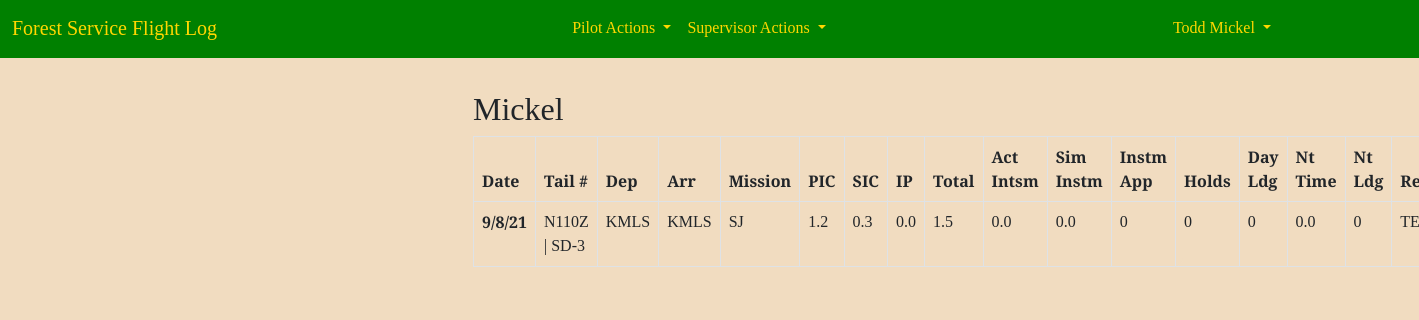
/pilot_log/7/ (signed in), run on an earlier commit of the app's database.
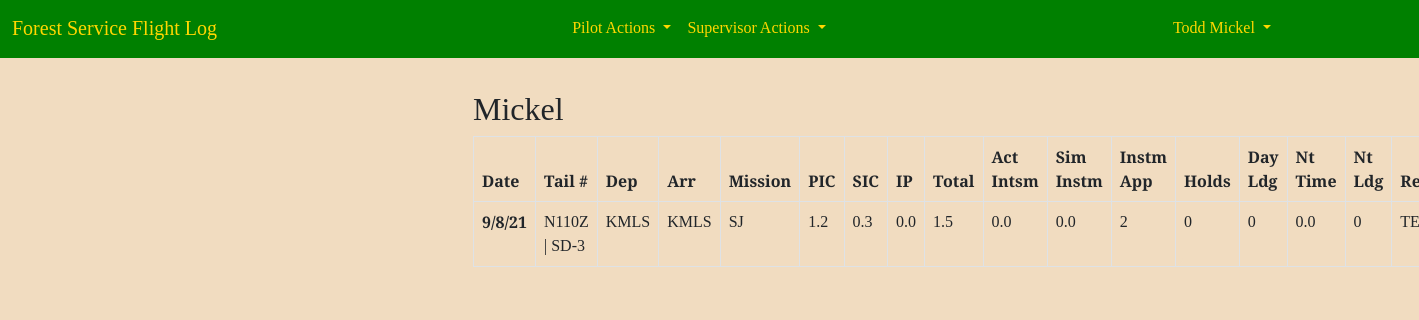
And on a later commit of the database.
### pilot_log/models.py (models this page shows, shortened)
class FlightDetail(models.Model):
    pilot = models.ForeignKey(
        'accounts.CustomUser',
        on_delete=models.CASCADE,
        blank=False,
        null=False,
        )
    date_of_flight = models.DateField(null=False, blank=False)
    tail_number = models.ForeignKey(
        'Aircraft',
        on_delete=models.PROTECT,
        blank=False,
        null=False,
        )
    depart_ICAO = models.CharField(max_length=4, null=False, blank=False)
    arrival_ICAO = models.CharField(max_length=4, null=False, blank=False)
    msn_type = models.CharField(
        max_length=20,
        choices=settings.MISSION_CHOICES,
        null=False,
        blank=False,
        )
    pic_time = models.DecimalField(max_digits=2, decimal_places=1, default=0.0)
    sic_time = models.DecimalField(max_digits=2, decimal_places=1, default=0.0)
    instructor_time = models.DecimalField(max_digits=2, decimal_places=1, default=0.0)
    total_time = models.DecimalField(max_digits=2, decimal_places=1, null=True, blank=True)
    act_instrument_time = models.DecimalField(max_digits=2, decimal_places=1, default=0.0)
    sim_instrument_time = models.DecimalField(max_digits=2, decimal_places=1, default=0.0)
    instrument_appchs = models.IntegerField(default=0)
    holds = models.IntegerField(default=0)
    day_landings = models.IntegerField(default=0)
    night_time = models.DecimalField(max_digits=2, decimal_places=1, default=0.0)
    night_landings = models.IntegerField(default=0)
    remarks = models.TextField(max_length=250, blank=True, default='')
    class Meta:
        ordering = ['-date_of_flight']
        get_latest_by = 'date_of_flight'

class Aircraft(models.Model):
    tail_number = models.CharField(
        max_length=10,
        primary_key=True
        )
    aircraft_type = models.CharField(
        max_length=15,
        choices=settings.AIRCRAFT_TYPES,
        null=False,
        blank=False
    )
    def __str__(self):
        return f'{self.tail_number} | {self.aircraft_type}'

### accounts/models.py (models this page shows, shortened)
class CustomUser(AbstractUser):
    REGION_CHOICES = [
        ('1', '1 - Northern'),
        ('2', '2 - Rocky Mountain'),
        ('3', '3 - Southwestern'),
        ('4', '4 - Intermountain'),
        ('5', '5 - Pacific Southwest'),
        ('6', '6 - Pacific Northwest'),
        ('8', '8 - Southern'),
        ('9', '9 - Eastern'),
        ('10', '10 - Alaska'),
        ('WO', 'Washington Office'),
    ]
    '''username = None
    email = models.EmailField(_('email address'), unique=True)'''
    region = models.CharField(
        max_length=4,
        choices=REGION_CHOICES,
        default='WO',
        null=False,
        blank=False
        )
    base = models.CharField(max_length=20, blank=True)
    office_phone = models.CharField(max_length=12, blank=True)
    cell_phone = models.CharField(max_length=12, blank=True)
    date_of_hire = models.DateField(null=True, blank=True)
    pilot_cert_number = models.CharField(max_length=20, blank=True)
    atp = models.BooleanField(default=False)
    cfi = models.BooleanField(default=False)
    cfii = models.BooleanField(default=False)
    mei = models.BooleanField(default=False)
    commercial_rating = models.BooleanField(default=False)
    medical_class = models.IntegerField(null=True, blank=True)
    date_of_medical = models.DateField(null=True, blank=True)
    user_supervisor = models.ForeignKey(
        'self',
        on_delete=models.PROTECT,
        limit_choices_to={'is_supervisor': True},
        blank=True,
        null=True
        )
    is_supervisor = models.BooleanField(default=False)
    is_captain = models.BooleanField(default=False)
    smokejumper_msn_eval_date = models.DateField(null=True, blank=True)
    equipment_eval_date = models.DateField(null=True, blank=True)
    order = ('username',)
    USERNAME_FIELD = 'username'
    REQUIRED_FIELDS = []

### pilot_log/views.py (the view)
# urls.py: path('<int:pk>/', FlightDetailView.as_view(), name='flight_detail'),
class FlightDetailView(LoginRequiredMixin, DetailView):
    model = FlightDetail
    template_name = "flight_detail.html"

### templates/flight_detail.html (shortened to what this page needs)
{% extends 'base.html' %}
{% load crispy_forms_tags %}
{% block content %}
    <div class="col-md-8 offset-md-4" style="max-width: 50%;">
        <h2>{{ flightdetail.pilot.last_name }}</h2>
        <form method="POST">
        <table class="table table-bordered t1">
            <thead class="thead-light">
                <tr>
                    <th scope="col">Date</th>
                    <th scope="col">Tail #</th>
                    <th scope="col">Dep</th>
                    <th scope="col">Arr</th>
                    <th scope="col">Mission</th>
                    <th scope="col">PIC</th>
                    <th scope="col">SIC</th>
                    <th scope="col">IP</th>
                    <th scope="col">Total</th>
                    <th scope="col">Act Intsm</th>
                    <th scope="col">Sim Instm</th>
                    <th scope="col">Instm App</th>
                    <th scope="col">Holds</th>
                    <th scope="col">Day Ldg</th>
                    <th scope="col">Nt Time</th>
                    <th scope="col">Nt Ldg</th>
                    <th scope="col">Remarks</th>
                </tr>
            </thead>
        <tbody>
                <tr>
                    <th scope="row">{{ flightdetail.date_of_flight|date:"n/j/y" }}</th>
                    <td>{{ flightdetail.tail_number }}</td>
                    <td>{{ flightdetail.depart_ICAO }}</td>
                    <td>{{ flightdetail.arrival_ICAO }}</td>
                    <td>{{ flightdetail.msn_type }}</td>
                    <td>{{ flightdetail.pic_time }}</td>
                    <td>{{ flightdetail.sic_time }}</td>
                    <td>{{ flightdetail.instructor_time }}</td>
                    <td>{{ flightdetail.total_time }}</td>
                    <td>{{ flightdetail.act_instrument_time }}</td>
                    <td>{{ flightdetail.sim_instrument_time }}</td>
                    <td>{{ flightdetail.instrument_appchs }}</td>
                    <td>{{ flightdetail.holds }}</td>
                    <td>{{ flightdetail.day_landings }}</td>
                    <td>{{ flightdetail.night_time }}</td>
                    <td>{{ flightdetail.night_landings }}</td>
                    <td>{{ flightdetail.remarks }}</td>
                </tr>
            </tbody>
        </table>
        </form>
    </div>
{% endblock content %}

What changed in the data, as far as the page shows it:
changed FlightDetail "KMLS": instrument_appchs "0" → "2"
